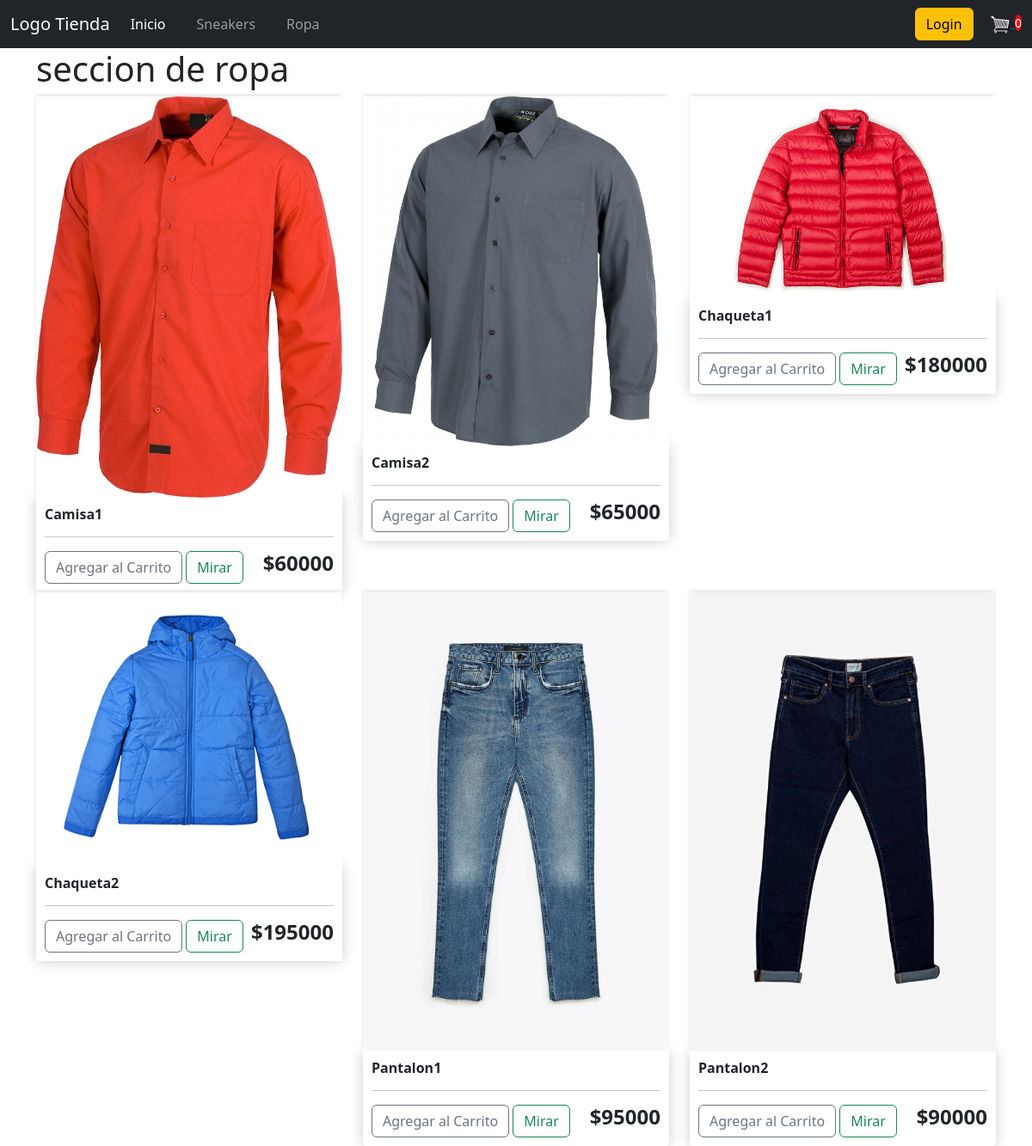
The page /ropa on the database its author committed.
### tienda/models.py (models this page shows, shortened)
class Ropa(models.Model):
    nombre = models.CharField(max_length=200)
    precio = models.DecimalField(max_digits=9, decimal_places=2)
    imagen = models.ImageField(null=True, blank=True)
    @property
    def imagenURL(self):
        try:
            url = self.imagen.url
        except:
            url = ''
        return url

### tienda/views.py (the view)
# urls.py: path('ropa', views.ropa, name='ropa'),
def ropa(request):
    data = cartData(request)
    item_carrito = data['carritoItems']
    ropa = Ropa.objects.all()
    context = {'ropas' : ropa, 'item_carrito': item_carrito}
    return render(request, 'store/ropa.html', context)

### tienda/utils.py (called while the page is built, shortened)
def cookieCart(request):
    try:
        carrito = json.loads(request.COOKIES['cart'])
    except:
        carrito = {}
    print('Carito:', carrito)
    items = []
    pedido = {'get_total_carrito': 0,
            'get_items_carrito': 0}
    item_carrito = pedido['get_items_carrito']
    return {'carritoItems': item_carrito, 'pedido': pedido, 'items': items}

def cartData(request):
    if request.user.is_authenticated:
        cliente = request.user.cliente
        pedido, creado = Pedido.objects.get_or_create(cliente = cliente, completo = False)
        items = pedido.itemspedido_set.all()
        item_carrito = pedido.get_items_carrito
    else:
        cookieData = cookieCart(request)
        item_carrito = cookieData['carritoItems']
        pedido = cookieData['pedido']
        items = cookieData['items']
    return {'carritoItems': item_carrito, 'pedido': pedido, 'items': items}

### tienda/templates/store/ropa.html (shortened to what this page needs)
{% extends 'store/main.html' %}
{% load static %}
{% block contenido %}
<h1>seccion de ropa</h1>
<div class="row">
    {% for ropa in ropas %}
    <div class="col-lg-4">
        <img class="thumbnail" src="{{ropa.imagenURL}}">
        <div class="box-element product">
            <h6><strong>{{ropa.nombre}}</strong></h6>
            <hr>
            <button data-producto={{ropa.id}} data-accion="add" class="btn btn-outline-secondary add-btn actualizar-carrito">Agregar al Carrito</button>
            <a class="btn btn-outline-success" href="#">Mirar</a>
            <h4 style="display: block; float: right;"> <strong>${{ropa.precio|floatformat:0}}</strong></h4>
        </div>
    </div>
    {% endfor %}
</div>
{% endblock contenido %}

### static/css/main.css (style rules this page uses)
body { background-color: hsl(0, 0%, 98%); }
h1,h2,h3,h4,h5,h6 { color:hsl(0, 0%, 30%); }
.box-element { box-shadow:hsl(0, 0%, 80%) 0 0 16px; background-color: #fff; border-radius: 4px; padding: 10px; }
.thumbnail { width: 100%; height: auto; -webkit-box-shadow: -1px -3px 5px -2px rgba(214,214,214,1); -moz-box-shadow: -1px -3px 5px -2px rgba(214,214,214,1); box-shadow: -1px -3px 5px -2px rgba(214,214,214,1); }
.product { border-radius: 0 0 4px 4px; }
.col-lg-4, .col-lg-6, .col-lg-8, .col-lg-12 { margin-top: 10px; }
.btn { border-radius: 0; }

### static/css/estilos_Inicio.css (style rules this page uses)
* { margin: 0; padding: 0; box-sizing: border-box; }
a { text-decoration: none; color: #202020; }

### rows shown on the page
Ropa: imagenURL (picture), nombre "Camisa1", precio "60000"
Ropa: imagenURL (picture), nombre "Camisa2", precio "65000"
Ropa: imagenURL (picture), nombre "Chaqueta1", precio "180000"
Ropa: imagenURL (picture), nombre "Chaqueta2", precio "195000"
Ropa: imagenURL (picture), nombre "Pantalon1", precio "95000"
Ropa: imagenURL (picture), nombre "Pantalon2", precio "90000"

### other values the page prints
{{ item_carrito }} "0"
